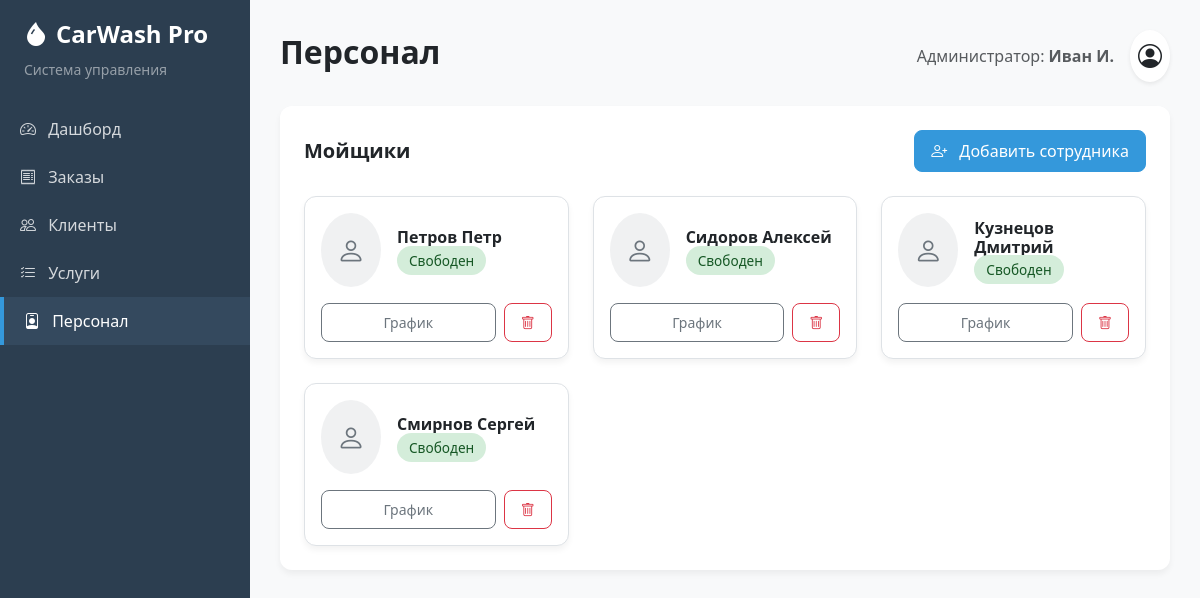
Screenshot of /staff with the database file from the repository.
### models.py (models this page shows)
class Washer(db.Model):
    __tablename__ = 'washers'
    w_id = db.Column(db.Integer, primary_key=True)
    w_fname = db.Column(db.String(50), nullable=False)
    w_name = db.Column(db.String(50), nullable=False)
    w_mname = db.Column(db.String(50))
    w_status = db.Column(db.String(20), default='Свободен') # Свободен, Занят

### app.py (the view)
@app.route('/staff')
def staff_page():
    washers = Washer.query.all()
    return render_template('staff.html', washers=washers)

### templates/staff.html (shortened to what this page needs)
{% extends "base.html" %}
{% block title %}Персонал{% endblock %}
{% block content %}
<div class="card p-4">
    <div class="d-flex justify-content-between align-items-center mb-4">
        <h5 class="fw-bold mb-0">Мойщики</h5>
        <button class="btn btn-primary" data-bs-toggle="modal" data-bs-target="#newWasherModal">
            <i class="bi bi-person-plus me-2"></i> Добавить сотрудника
        </button>
    </div>
    <div class="row g-4">
        {% for washer in washers %}
        <div class="col-md-6 col-lg-4">
            <div class="card border p-3">
                <div class="d-flex align-items-center mb-3">
                    <div class="bg-secondary bg-opacity-10 p-3 rounded-circle me-3">
                        <i class="bi bi-person text-secondary fs-3"></i>
                    </div>
                    <div>
                        <h6 class="fw-bold mb-0">{{ washer.w_fname }} {{ washer.w_name }}</h6>
                        <span class="status-badge {% if washer.w_status == 'Свободен' %}status-free{% else %}status-busy{% endif %}">
                            {{ washer.w_status }}
                        </span>
                    </div>
                </div>
                <div class="d-flex justify-content-between">
                    <button class="btn btn-sm btn-outline-secondary w-100 me-2">График</button>
                    <button class="btn btn-sm btn-outline-danger" onclick="deleteWasher({{ washer.w_id }})">
                        <i class="bi bi-trash"></i>
                    </button>
                </div>
            </div>
        </div>
        {% endfor %}
    </div>
</div>
{% endblock %}

### static/style.css (style rules this page uses)
#content > * { animation: fadeIn 0.4s ease-out forwards; }
.btn { border-radius: 8px; font-weight: 500; padding: 8px 16px; }
.btn-primary { background-color: #3498db; border-color: #3498db; }

### templates/base.html (style rules this page uses)
:root { --sidebar-width: 250px; --primary-color: #2c3e50; --secondary-color: #34495e; --accent-color: #3498db; --bg-light: #f8f9fa; }
body { background-color: var(--bg-light); font-family: 'Segoe UI', Tahoma, Geneva, Verdana, sans-serif; }
.card { border: none; border-radius: 12px; box-shadow: 0 4px 6px rgba(0,0,0,0.05); transition: transform 0.2s; }
.status-badge { padding: 5px 12px; border-radius: 20px; font-size: 0.85rem; font-weight: 500; }
.status-free { background-color: #d4edda; color: #155724; }

### rows the page displays
Washer: w_fname "Петров", w_name "Петр", w_status "Свободен"
Washer: w_fname "Сидоров", w_name "Алексей", w_status "Свободен"
Washer: w_fname "Кузнецов", w_name "Дмитрий", w_status "Свободен"
Washer: w_fname "Смирнов", w_name "Сергей", w_status "Свободен"
